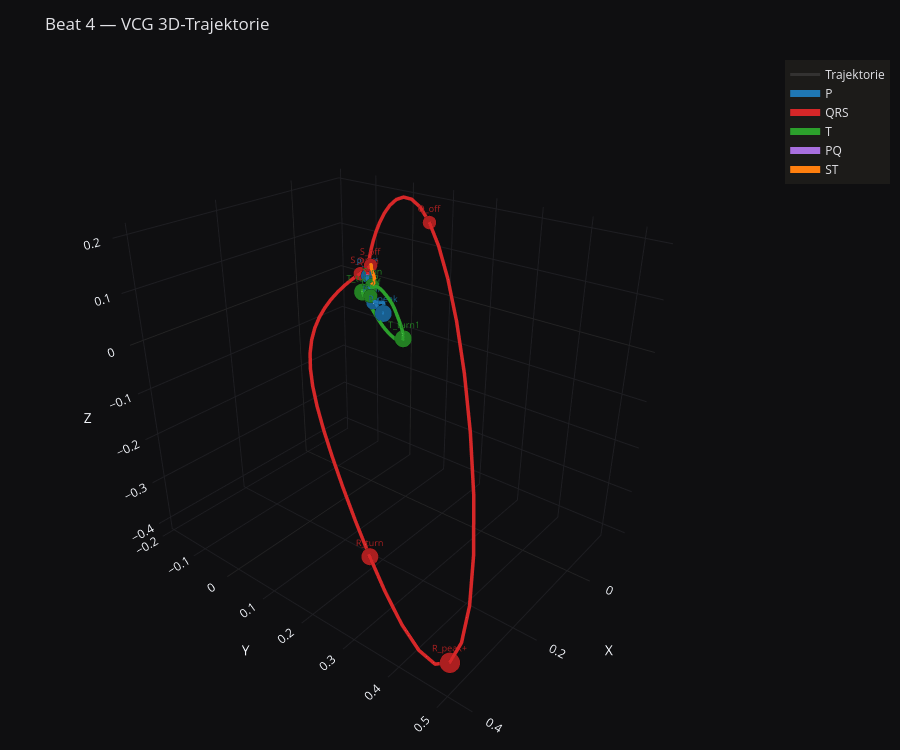

The code cell stored with this chart in its notebook:
### Markdown cell above
## 4. Derselbe Beat, jetzt in 3D

Dieselben Marker, aber auf der tatsächlichen 3D-Trajektorie im Frank-XYZ-Raum — die "Loops", aus denen `vcgsuite.features.loop` seine Geometrie-Features (Fläche, Rundheit, Winkel, ...) berechnet.

### Code cell
plot_vcg_3d(
    df_analysis, df_segments=df_segments, df_markers=df_markers,
    t_start=t_center - 0.4, t_end=t_center + 0.6,
    title=f"Beat {BEAT_ID} — VCG 3D-Trajektorie",
    camera_eye=dict(x=1.6, y=1.3, z=1.1), camera_up=dict(x=0, y=0, z=1),
).show()

### Figure 1 — Plotly figure (JSON) as saved in the notebook; plotly's stock layout.template omitted (floating-point values rounded to 4 significant figures; data arrays with more than 128 entries replaced by an {"elided": "..."} marker saying what was removed)
{"data": [{"customdata": {"elided": "500x1 float values"}, "hovertemplate": "Time: %{customdata[0]:.4f}s<br>X: %{x:.4f}<br>Y: %{y:.4f}<br>Z: %{z:.4f}<extra></extra>", "line": {"color": "rgba(120,120,120,0.25)", "width": 3}, "mode": "lines", "name": "Trajektorie", "showlegend": true, "type": "scatter3d", "x": {"elided": "500 float values"}, "y": {"elided": "500 float values"}, "z": {"elided": "500 float values"}}, {"customdata": [[4.96], [4.962], [4.964], [4.966], [4.968], [4.97], [4.972], [4.974], [4.976], [4.978], [4.98], [4.982], [4.984], [4.986], [4.988], [4.99], [4.992], [4.994], [4.996], [4.998], [5.0], [5.002], [5.004], [5.006], [5.008], [5.01], [5.012], [5.014], [5.016], [5.018], [5.02], [5.022], [5.024], [5.026], [5.028], [5.03], [5.032], [5.034], [5.036], [5.038], [5.04], [5.042], [5.044], [5.046], [5.048], [5.05], [5.052], [5.054], [5.056], [5.058], [5.06], [5.062], [5.064], [5.066], [5.068], [5.07], [5.072], [5.074], [5.076], [5.078], [5.08], [5.082], [5.084], [5.086]], "hovertemplate": "P<br>Time: %{customdata[0]:.4f}s<br>X: %{x:.4f}<br>Y: %{y:.4f}<br>Z: %{z:.4f}<extra></extra>", "line": {"color": "#1f77b4", "width": 7}, "mode": "lines", "name": "P", "showlegend": true, "type": "scatter3d", "x": [-0.01394, -0.01385, -0.01373, -0.01359, -0.01345, -0.01335, -0.01331, -0.01334, -0.01345, -0.01361, -0.01379, -0.01392, -0.01393, -0.01375, -0.01331, -0.01256, -0.01151, -0.01016, -0.008571, -0.00681, -0.004957, -0.003093, -0.001288, 0.0003967, 0.001911, 0.003214, 0.004274, 0.005062, 0.005564, 0.005774, 0.0057, 0.005362, 0.004786, 0.003998, 0.00302, 0.001863, 0.0005269, -0.001001, -0.002746, -0.00474, -0.007023, -0.009634, -0.0126, -0.01593, -0.01961, -0.02357, -0.0277, -0.03186, -0.03592, -0.03971, -0.04311, -0.04606, -0.04851, -0.05049, -0.05207, -0.05334, -0.05442, -0.05539, -0.05634, -0.05733, -0.05836, -0.05942, -0.06048, -0.0615], "y": [-0.0006577, -0.0001601, 0.0006419, 0.001814, 0.003394, 0.005374, 0.007702, 0.01028, 0.01299, 0.0157, 0.01829, 0.02068, 0.02284, 0.02476, 0.02649, 0.02808, 0.02958, 0.03102, 0.03244, 0.03383, 0.03518, 0.0365, 0.03778, 0.039, 0.04015, 0.04115, 0.04193, 0.04239, 0.0424, 0.04187, 0.04075, 0.03905, 0.0368, 0.03411, 0.03109, 0.02786, 0.02451, 0.02111, 0.01769, 0.01423, 0.01067, 0.006952, 0.00298, -0.001302, -0.005914, -0.01082, -0.01592, -0.02107, -0.02609, -0.0308, -0.03507, -0.03878, -0.04191, -0.04447, -0.04653, -0.04818, -0.04952, -0.05066, -0.05166, -0.05257, -0.05341, -0.05417, -0.05484, -0.05541], "z": [-0.0003412, -7.49e-05, 0.0002195, 0.0005505, 0.0009298, 0.001369, 0.001875, 0.002449, 0.003082, 0.003755, 0.004438, 0.005094, 0.005677, 0.006134, 0.006409, 0.006445, 0.006192, 0.005616, 0.004705, 0.003483, 0.002009, 0.0003726, -0.001309, -0.002914, -0.004326, -0.005455, -0.006245, -0.006676, -0.006764, -0.006548, -0.006081, -0.005419, -0.004609, -0.003691, -0.002694, -0.001633, -0.0005187, 0.0006479, 0.00187, 0.003153, 0.004508, 0.005941, 0.007459, 0.00906, 0.01074, 0.01247, 0.01424, 0.01601, 0.01775, 0.01941, 0.02097, 0.02239, 0.02365, 0.02474, 0.02568, 0.02649, 0.0272, 0.02786, 0.02851, 0.02918, 0.0299, 0.03067, 0.03147, 0.03229]}, {"customdata": [[5.09], [5.092], [5.094], [5.096], [5.098], [5.1], [5.102], [5.104], [5.106], [5.108], [5.11], [5.112], [5.114], [5.116], [5.118], [5.12], [5.122], [5.124], [5.126], [5.128], [5.13], [5.132], [5.134], [5.136], [5.138], [5.14], [5.142], [5.144], [5.146], [5.148], [5.15], [5.152], [5.154], [5.156], [5.158], [5.16], [5.162], [5.164], [5.166], [5.168], [5.17], [5.172], [5.174], [5.176], [5.178], [5.18], [5.182], [5.184], [5.186], [5.188], [5.19], [5.192], [5.194], [5.196], [5.198], [5.2], [5.202], [5.204], [5.206]], "hovertemplate": "QRS<br>Time: %{customdata[0]:.4f}s<br>X: %{x:.4f}<br>Y: %{y:.4f}<br>Z: %{z:.4f}<extra></extra>", "line": {"color": "#d62728", "width": 7}, "mode": "lines", "name": "QRS", "showlegend": true, "type": "scatter3d", "x": [-0.06331, -0.06414, -0.06504, -0.06616, -0.06774, -0.07006, -0.07342, -0.07811, -0.0843, -0.09195, -0.1007, -0.1099, -0.1185, -0.1249, -0.1275, -0.1246, -0.1145, -0.09585, -0.06794, -0.03057, 0.0157, 0.0695, 0.1287, 0.1904, 0.251, 0.3068, 0.3538, 0.3885, 0.4083, 0.4119, 0.3994, 0.3726, 0.3345, 0.2889, 0.2401, 0.1919, 0.1472, 0.1081, 0.07533, 0.04874, 0.02754, 0.01061, -0.003196, -0.01477, -0.02474, -0.03341, -0.04089, -0.04719, -0.05229, -0.05627, -0.05925, -0.06144, -0.06308, -0.06437, -0.06547, -0.06644, -0.06729, -0.06795, -0.06836], "y": [-0.05632, -0.05675, -0.0573, -0.05807, -0.05919, -0.06077, -0.06284, -0.06535, -0.06807, -0.07057, -0.07216, -0.07192, -0.06871, -0.06127, -0.04835, -0.02882, -0.001845, 0.03303, 0.07576, 0.1258, 0.1819, 0.2422, 0.3044, 0.3654, 0.4216, 0.4692, 0.5046, 0.5244, 0.5263, 0.5091, 0.4732, 0.4205, 0.3544, 0.2793, 0.2002, 0.1219, 0.04867, -0.01613, -0.07048, -0.1135, -0.1453, -0.1668, -0.1792, -0.1839, -0.1821, -0.1751, -0.1641, -0.1502, -0.1346, -0.1185, -0.1029, -0.08893, -0.07716, -0.06798, -0.06141, -0.05716, -0.05471, -0.05345, -0.0528], "z": [0.03398, 0.03492, 0.03608, 0.03769, 0.04007, 0.04364, 0.04889, 0.0563, 0.06624, 0.07894, 0.09432, 0.112, 0.1311, 0.1507, 0.1691, 0.1849, 0.1962, 0.2013, 0.1982, 0.1857, 0.1625, 0.1283, 0.08333, 0.02878, -0.03321, -0.09971, -0.1672, -0.2319, -0.2901, -0.3389, -0.3758, -0.3997, -0.4104, -0.4089, -0.3967, -0.3761, -0.3494, -0.3191, -0.2869, -0.2545, -0.2228, -0.1923, -0.1633, -0.1357, -0.1095, -0.08468, -0.06148, -0.04009, -0.02079, -0.003861, 0.01053, 0.02233, 0.03168, 0.03881, 0.0441, 0.04792, 0.05065, 0.0526, 0.05398]}, {"customdata": {"elided": "153x1 float values"}, "hovertemplate": "T<br>Time: %{customdata[0]:.4f}s<br>X: %{x:.4f}<br>Y: %{y:.4f}<br>Z: %{z:.4f}<extra></extra>", "line": {"color": "#2ca02c", "width": 7}, "mode": "lines", "name": "T", "showlegend": true, "type": "scatter3d", "x": {"elided": "153 float values"}, "y": {"elided": "153 float values"}, "z": {"elided": "153 float values"}}, {"customdata": [[5.088], [5.09]], "hovertemplate": "PQ<br>Time: %{customdata[0]:.4f}s<br>X: %{x:.4f}<br>Y: %{y:.4f}<br>Z: %{z:.4f}<extra></extra>", "line": {"color": "#a86fdf", "width": 7}, "mode": "lines", "name": "PQ", "showlegend": true, "type": "scatter3d", "x": [-0.06244, -0.06331], "y": [-0.05589, -0.05632], "z": [0.03313, 0.03398]}, {"customdata": [[5.206], [5.208], [5.21], [5.212], [5.214], [5.216], [5.218], [5.22], [5.222], [5.224], [5.226], [5.228], [5.23], [5.232], [5.234], [5.236], [5.238], [5.24], [5.242], [5.244], [5.246], [5.248], [5.25], [5.252], [5.254], [5.256], [5.258], [5.26], [5.262], [5.264], [5.266], [5.268], [5.27], [5.272], [5.274], [5.276], [5.278], [5.28], [5.282], [5.284], [5.286], [5.288], [5.29], [5.292], [5.294], [5.296], [5.298], [5.3], [5.302], [5.304]], "hovertemplate": "ST<br>Time: %{customdata[0]:.4f}s<br>X: %{x:.4f}<br>Y: %{y:.4f}<br>Z: %{z:.4f}<extra></extra>", "line": {"color": "#ff7f0e", "width": 7}, "mode": "lines", "name": "ST", "showlegend": true, "type": "scatter3d", "x": [-0.06836, -0.06846, -0.06824, -0.06772, -0.06699, -0.06613, -0.06522, -0.06433, -0.06347, -0.06267, -0.06188, -0.0611, -0.06029, -0.05945, -0.05857, -0.05768, -0.05678, -0.0559, -0.05505, -0.05421, -0.05341, -0.05262, -0.05188, -0.05118, -0.05054, -0.04999, -0.04953, -0.04915, -0.04881, -0.04849, -0.04814, -0.04771, -0.04717, -0.04653, -0.0458, -0.04501, -0.04422, -0.04347, -0.04282, -0.04231, -0.04197, -0.04179, -0.04177, -0.04188, -0.04208, -0.04232, -0.04255, -0.04272, -0.04278, -0.0427], "y": [-0.0528, -0.0523, -0.05169, -0.05086, -0.04985, -0.04877, -0.04774, -0.04683, -0.04604, -0.04533, -0.0446, -0.04378, -0.04282, -0.04172, -0.0405, -0.03923, -0.03795, -0.03671, -0.03552, -0.03437, -0.03323, -0.0321, -0.03097, -0.02989, -0.02889, -0.028, -0.02726, -0.02666, -0.02616, -0.02573, -0.0253, -0.02482, -0.02428, -0.02368, -0.02308, -0.02254, -0.02213, -0.02194, -0.02199, -0.02231, -0.02288, -0.02363, -0.0245, -0.0254, -0.02624, -0.02694, -0.02744, -0.02772, -0.02777, -0.02762], "z": [0.05398, 0.05493, 0.05554, 0.05584, 0.05585, 0.05558, 0.05509, 0.05442, 0.05364, 0.05281, 0.05198, 0.05118, 0.05041, 0.04966, 0.04891, 0.04815, 0.04735, 0.04652, 0.04569, 0.04486, 0.04406, 0.0433, 0.04259, 0.04191, 0.04125, 0.04059, 0.03991, 0.03919, 0.03843, 0.03761, 0.03675, 0.03584, 0.03488, 0.03389, 0.03288, 0.03186, 0.03085, 0.02988, 0.02898, 0.02816, 0.02744, 0.02682, 0.02628, 0.0258, 0.02535, 0.0249, 0.02444, 0.02396, 0.02348, 0.023]}, {"customdata": [[5.09]], "hovertemplate": "Q_on<br>Time: %{customdata[0]:.4f}s<extra></extra>", "marker": {"color": "#ab1f20", "line": {"color": "rgba(0,0,0,0.4)", "width": 1}, "size": 8}, "mode": "markers+text", "name": "Q_on", "showlegend": false, "text": ["Q_on"], "textfont": {"color": "#ab1f20", "size": 9}, "textposition": "top center", "type": "scatter3d", "x": [-0.06331], "y": [-0.05632], "z": [0.03398]}, {"customdata": [[5.128]], "hovertemplate": "Q_off<br>Time: %{customdata[0]:.4f}s<extra></extra>", "marker": {"color": "#ab1f20", "line": {"color": "rgba(0,0,0,0.4)", "width": 1}, "size": 8}, "mode": "markers+text", "name": "Q_off", "showlegend": false, "text": ["Q_off"], "textfont": {"color": "#ab1f20", "size": 9}, "textposition": "top center", "type": "scatter3d", "x": [-0.03057], "y": [0.1258], "z": [0.1857]}, {"customdata": [[5.148]], "hovertemplate": "R_peak+<br>Time: %{customdata[0]:.4f}s<extra></extra>", "marker": {"color": "#ab1f20", "line": {"color": "rgba(0,0,0,0.4)", "width": 1}, "size": 12}, "mode": "markers+text", "name": "R_peak+", "showlegend": false, "text": ["R_peak+"], "textfont": {"color": "#ab1f20", "size": 9}, "textposition": "top center", "type": "scatter3d", "x": [0.4119], "y": [0.5091], "z": [-0.3389]}, {"customdata": [[5.158]], "hovertemplate": "R_turn<br>Time: %{customdata[0]:.4f}s<extra></extra>", "marker": {"color": "#ab1f20", "line": {"color": "rgba(0,0,0,0.4)", "width": 1}, "size": 10}, "mode": "markers+text", "name": "R_turn", "showlegend": false, "text": ["R_turn"], "textfont": {"color": "#ab1f20", "size": 9}, "textposition": "top center", "type": "scatter3d", "x": [0.2401], "y": [0.2002], "z": [-0.3967]}, {"customdata": [[5.194]], "hovertemplate": "S_on<br>Time: %{customdata[0]:.4f}s<extra></extra>", "marker": {"color": "#ab1f20", "line": {"color": "rgba(0,0,0,0.4)", "width": 1}, "size": 8}, "mode": "markers+text", "name": "S_on", "showlegend": false, "text": ["S_on"], "textfont": {"color": "#ab1f20", "size": 9}, "textposition": "top center", "type": "scatter3d", "x": [-0.06308], "y": [-0.07716], "z": [0.03168]}, {"customdata": [[5.206]], "hovertemplate": "S_off<br>Time: %{customdata[0]:.4f}s<extra></extra>", "marker": {"color": "#ab1f20", "line": {"color": "rgba(0,0,0,0.4)", "width": 1}, "size": 8}, "mode": "markers+text", "name": "S_off", "showlegend": false, "text": ["S_off"], "textfont": {"color": "#ab1f20", "size": 9}, "textposition": "top center", "type": "scatter3d", "x": [-0.06836], "y": [-0.0528], "z": [0.05398]}, {"customdata": [[5.016]], "hovertemplate": "P_peak<br>Time: %{customdata[0]:.4f}s<extra></extra>", "marker": {"color": "#185f90", "line": {"color": "rgba(0,0,0,0.4)", "width": 1}, "size": 10}, "mode": "markers+text", "name": "P_peak", "showlegend": false, "text": ["P_peak"], "textfont": {"color": "#185f90", "size": 9}, "textposition": "top center", "type": "scatter3d", "x": [0.005564], "y": [0.0424], "z": [-0.006764]}, {"customdata": [[4.958]], "hovertemplate": "P_on<br>Time: %{customdata[0]:.4f}s<extra></extra>", "marker": {"color": "#185f90", "line": {"color": "rgba(0,0,0,0.4)", "width": 1}, "size": 8}, "mode": "markers+text", "name": "P_on", "showlegend": false, "text": ["P_on"], "textfont": {"color": "#185f90", "size": 9}, "textposition": "top center", "type": "scatter3d", "x": [-0.01398], "y": [-0.0009297], "z": [-0.0005835]}, {"customdata": [[5.086]], "hovertemplate": "P_off<br>Time: %{customdata[0]:.4f}s<extra></extra>", "marker": {"color": "#185f90", "line": {"color": "rgba(0,0,0,0.4)", "width": 1}, "size": 8}, "mode": "markers+text", "name": "P_off", "showlegend": false, "text": ["P_off"], "textfont": {"color": "#185f90", "size": 9}, "textposition": "top center", "type": "scatter3d", "x": [-0.0615], "y": [-0.05541], "z": [0.03229]}, {"customdata": [[5.304]], "hovertemplate": "T_on<br>Time: %{customdata[0]:.4f}s<extra></extra>", "marker": {"color": "#238023", "line": {"color": "rgba(0,0,0,0.4)", "width": 1}, "size": 8}, "mode": "markers+text", "name": "T_on", "showlegend": false, "text": ["T_on"], "textfont": {"color": "#238023", "size": 9}, "textposition": "top center", "type": "scatter3d", "x": [-0.0427], "y": [-0.02762], "z": [0.023]}, {"customdata": [[5.43]], "hovertemplate": "T_turn1<br>Time: %{customdata[0]:.4f}s<extra></extra>", "marker": {"color": "#238023", "line": {"color": "rgba(0,0,0,0.4)", "width": 1}, "size": 10}, "mode": "markers+text", "name": "T_turn1", "showlegend": false, "text": ["T_turn1"], "textfont": {"color": "#238023", "size": 9}, "textposition": "top center", "type": "scatter3d", "x": [0.0863], "y": [0.1572], "z": [-0.002608]}, {"customdata": [[5.524]], "hovertemplate": "T_turn2<br>Time: %{customdata[0]:.4f}s<extra></extra>", "marker": {"color": "#238023", "line": {"color": "rgba(0,0,0,0.4)", "width": 1}, "size": 10}, "mode": "markers+text", "name": "T_turn2", "showlegend": false, "text": ["T_turn2"], "textfont": {"color": "#238023", "size": 9}, "textposition": "top center", "type": "scatter3d", "x": [-0.04092], "y": [-0.05258], "z": [0.00274]}, {"customdata": [[5.61]], "hovertemplate": "T_off<br>Time: %{customdata[0]:.4f}s<extra></extra>", "marker": {"color": "#238023", "line": {"color": "rgba(0,0,0,0.4)", "width": 1}, "size": 8}, "mode": "markers+text", "name": "T_off", "showlegend": false, "text": ["T_off"], "textfont": {"color": "#238023", "size": 9}, "textposition": "top center", "type": "scatter3d", "x": [-0.009751], "y": [-0.003638], "z": [0.01485]}], "layout": {"height": 750, "legend": {"bgcolor": "#1c1b19", "font": {"color": "#e2e2e6"}}, "margin": {"b": 10, "l": 10, "r": 10, "t": 60}, "paper_bgcolor": "#0f0f11", "scene": {"aspectmode": "data", "bgcolor": "#0f0f11", "camera": {"center": {"x": 0, "y": 0, "z": 0}, "eye": {"x": 1.6, "y": 1.3, "z": 1.1}, "up": {"x": 0, "y": 0, "z": 1}}, "dragmode": "orbit", "xaxis": {"backgroundcolor": "#0f0f11", "gridcolor": "#1e1e22", "title": {"text": "X"}, "zerolinecolor": "#262523"}, "yaxis": {"backgroundcolor": "#0f0f11", "gridcolor": "#1e1e22", "title": {"text": "Y"}, "zerolinecolor": "#262523"}, "zaxis": {"backgroundcolor": "#0f0f11", "gridcolor": "#1e1e22", "title": {"text": "Z"}, "zerolinecolor": "#262523"}}, "title": {"font": {"color": "#e2e2e6"}, "text": "Beat 4 — VCG 3D-Trajektorie"}, "width": 900}}
